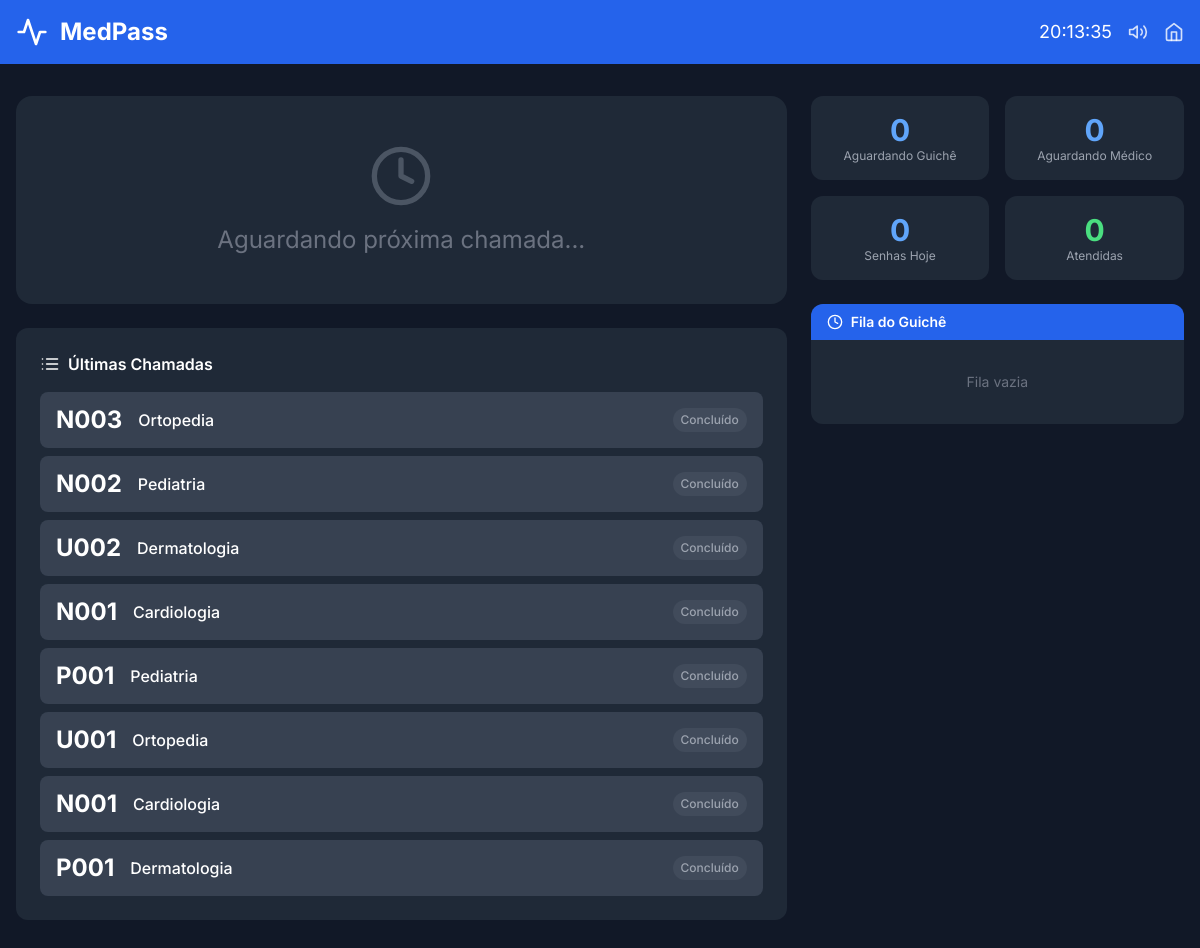
The app's page /painel/, older data.
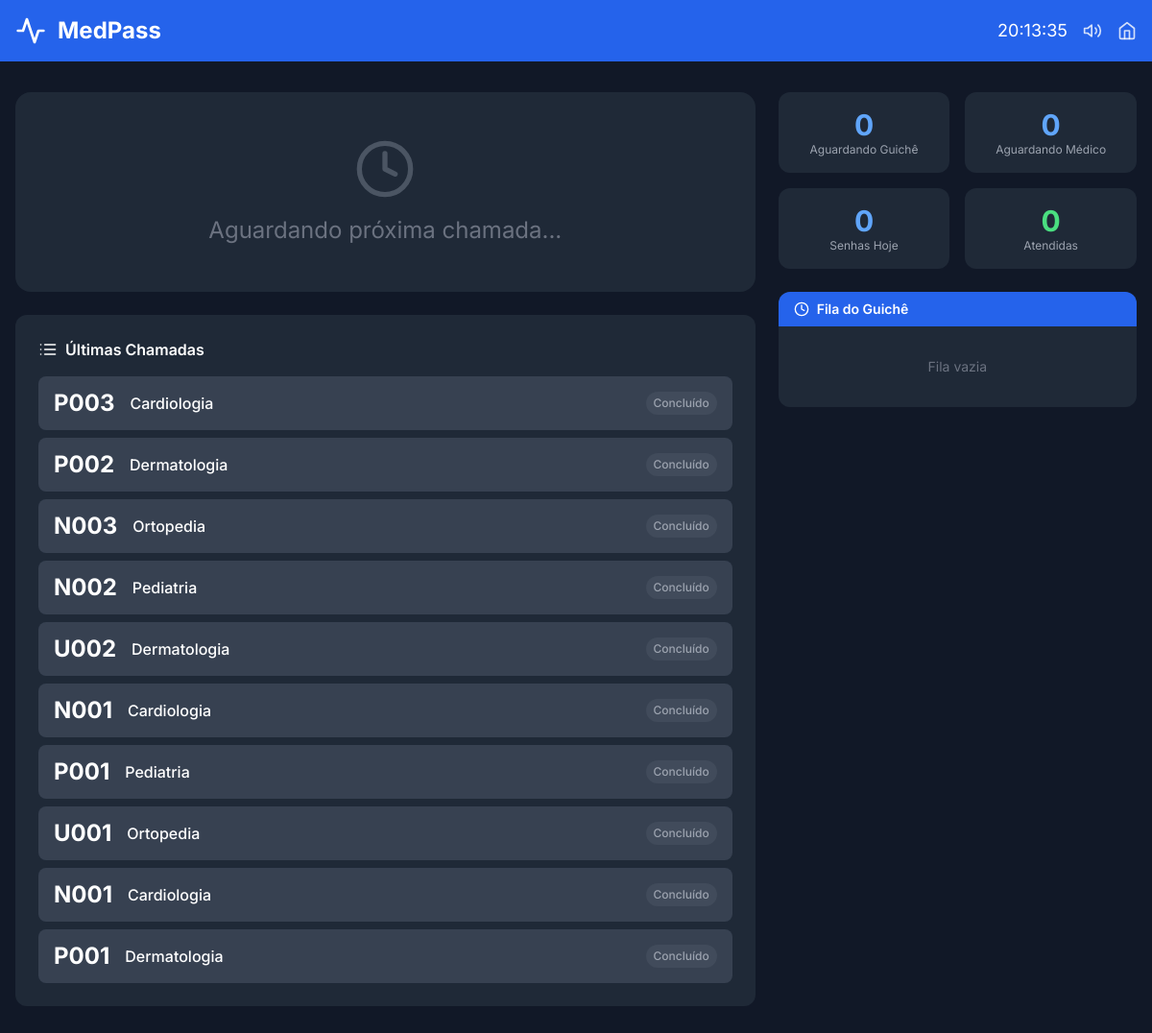
The same page, newer data.
### app_medpass/models.py (models this page shows, shortened)
class Senha(models.Model):
    TIPO_CHOICES = [
        ('N', 'Normal'),
        ('P', 'Preferencial'),
        ('U', 'Urgência'),
    ]
    STATUS_CHOICES = [
        ('aguardando_guiche', 'Aguardando Guichê'),
        ('chamando_guiche', 'Chamando no Guichê'),
        ('em_triagem', 'Em Triagem'),
        ('aguardando_medico', 'Aguardando Médico'),
        ('chamando_medico', 'Chamando para Consulta'),
        ('em_consulta', 'Em Consulta'),
        ('concluido', 'Concluído'),
        ('cancelado', 'Cancelado'),
        ('desistencia', 'Desistência'),
    ]
    numero = models.CharField(
        max_length=10,
        verbose_name="Número da Senha",
        help_text="Número da senha gerada (ex: N001, P002, U003)"
    )
    tipo = models.CharField(
        max_length=1,
        choices=TIPO_CHOICES,
        default='N',
        verbose_name="Tipo de Senha",
        help_text="Tipo da senha (Normal, Preferencial, Urgência)"
    )
    especialidade = models.ForeignKey(
        Especialidade,
        on_delete=models.PROTECT,
        related_name='senhas',
        verbose_name="Especialidade",
        help_text="Especialidade para qual a senha foi gerada"
    )
    status = models.CharField(
        max_length=20,
        choices=STATUS_CHOICES,
        default='aguardando_guiche',
        verbose_name="Status",
        help_text="Status atual da senha"
    )
    guiche = models.ForeignKey(
        Guiche,
        on_delete=models.SET_NULL,
        null=True,
        blank=True,
        related_name='senhas_atendidas',
        verbose_name="Guichê",
        help_text="Guichê que atendeu/está atendendo"
    )
    profissional = models.ForeignKey(
        Profissional,
        on_delete=models.SET_NULL,
        null=True,
        blank=True,
        related_name='senhas_atendidas',
        verbose_name="Médico",
        help_text="Médico que está atendendo/atendeu"
    )
    nome_paciente = models.CharField(
        max_length=200,
        blank=True,
        verbose_name="Nome do Paciente",
        help_text="Nome do paciente (preenchido na triagem)"
    )
    observacoes_triagem = models.TextField(
        blank=True,
        verbose_name="Observações da Triagem",
        help_text="Observações registradas durante a triagem"
    )
    criado_em = models.DateTimeField(
        auto_now_add=True,
        verbose_name="Data de Criação"
    )
    chamado_guiche_em = models.DateTimeField(
        null=True,
        blank=True,
        verbose_name="Chamado no Guichê em"
    )
    triagem_iniciada_em = models.DateTimeField(
        null=True,
        blank=True,
        verbose_name="Triagem Iniciada em"
    )
    triagem_finalizada_em = models.DateTimeField(
        null=True,
        blank=True,
        verbose_name="Triagem Finalizada em"
    )
    chamado_medico_em = models.DateTimeField(
        null=True,
        blank=True,
        verbose_name="Chamado pelo Médico em"
    )
    consulta_iniciada_em = models.DateTimeField(
        null=True,
        blank=True,
        verbose_name="Consulta Iniciada em"
    )
    concluido_em = models.DateTimeField(
        null=True,
        blank=True,
        verbose_name="Data de Conclusão"
    )
    class Meta:
        verbose_name = "Senha"
        verbose_name_plural = "Senhas"
        ordering = ['-criado_em']

class Especialidade(models.Model):
    nome = models.CharField(
        max_length=100,
        unique=True,
        verbose_name="Nome da Especialidade",
        help_text="Nome da especialidade médica (ex: Cardiologia, Pediatria)"
    )
    sigla = models.CharField(
        max_length=3,
        unique=True,
        verbose_name="Sigla",
        help_text="Sigla para gerar a senha (ex: C para Cardiologia, P para Pediatria)"
    )
    descricao = models.TextField(
        blank=True,
        verbose_name="Descrição",
        help_text="Descrição detalhada da especialidade"
    )
    ativa = models.BooleanField(
        default=True,
        verbose_name="Ativa",
        help_text="Indica se a especialidade está ativa no sistema"
    )
    criado_em = models.DateTimeField(
        auto_now_add=True,
        verbose_name="Data de Criação"
    )
    atualizado_em = models.DateTimeField(
        auto_now=True,
        verbose_name="Data de Atualização"
    )
    class Meta:
        verbose_name = "Especialidade"
        verbose_name_plural = "Especialidades"
        ordering = ['nome']

### app_medpass/views.py (the view)
# urls.py: path('painel/', views.painel_senhas, name='painel_senhas'),
def painel_senhas(request):
    hoje = timezone.now().date()
    senha_chamando_guiche = Senha.objects.filter(
        status='chamando_guiche'
    ).select_related('especialidade', 'guiche').order_by('-chamado_guiche_em').first()
    senha_chamando_medico = Senha.objects.filter(
        status='chamando_medico'
    ).select_related('especialidade', 'profissional').order_by('-chamado_medico_em').first()
    ultimas_chamadas = Senha.objects.filter(
        status__in=['chamando_guiche', 'chamando_medico', 'em_triagem', 'em_consulta', 'concluido']
    ).select_related('especialidade', 'guiche', 'profissional').order_by(
        '-chamado_guiche_em', '-chamado_medico_em', '-concluido_em'
    )[:10]
    senhas_aguardando_guiche = Senha.objects.filter(
        status='aguardando_guiche'
    ).select_related('especialidade').order_by('criado_em')[:10]
    senhas_aguardando_medico = Senha.objects.filter(
        status='aguardando_medico'
    ).select_related('especialidade').order_by('triagem_finalizada_em')[:10]
    total_hoje = Senha.objects.filter(criado_em__date=hoje).count()
    total_atendidas = Senha.objects.filter(criado_em__date=hoje, status='concluido').count()
    total_aguardando_guiche = Senha.objects.filter(status='aguardando_guiche').count()
    total_aguardando_medico = Senha.objects.filter(status='aguardando_medico').count()
    context = {
        'senha_chamando_guiche': senha_chamando_guiche,
        'senha_chamando_medico': senha_chamando_medico,
        'ultimas_chamadas': ultimas_chamadas,
        'senhas_aguardando_guiche': senhas_aguardando_guiche,
        'senhas_aguardando_medico': senhas_aguardando_medico,
        'total_hoje': total_hoje,
        'total_atendidas': total_atendidas,
        'total_aguardando_guiche': total_aguardando_guiche,
        'total_aguardando_medico': total_aguardando_medico,
    }
    return render(request, 'painel_senhas/painel_senhas.html', context)

### app_medpass/templates/painel_senhas/painel_senhas.html (shortened to what the changed rows need)
{% load static %}
<!DOCTYPE html>
<html lang="pt-BR">
<head>
    <script src="https://cdn.tailwindcss.com"></script>
</head>
<body class="bg-gray-900 min-h-screen">
    <header class="bg-blue-600">
        <div class="max-w-7xl mx-auto px-4 py-4 flex justify-between items-center">
            <div class="flex items-center space-x-3">
                <h1 class="text-2xl font-bold text-white">MedPass</h1>
            </div>
        </div>
    </header>
    <main class="max-w-7xl mx-auto px-4 py-8">
        <div class="grid grid-cols-1 lg:grid-cols-3 gap-6">
            <div class="lg:col-span-2 space-y-6">
                <div class="bg-gray-800 rounded-xl p-6">
                    <div class="space-y-2">
                        {% for senha in ultimas_chamadas %}
                        <div class="flex items-center justify-between bg-gray-700 rounded-lg px-4 py-3 hover:bg-gray-600 transition-colors">
                            <div class="flex items-center space-x-4">
                                <span class="text-2xl font-bold text-white">{{ senha.numero }}</span>
                                <div>
                                    <p class="text-white font-medium">{{ senha.especialidade.nome }}</p>
                                </div>
                            </div>
                            <span class="px-2 py-1 text-xs font-medium rounded-full
                                {% if senha.status == 'em_triagem' %}bg-blue-500/20 text-blue-400
                                {% elif senha.status == 'em_consulta' %}bg-green-500/20 text-green-400
                                {% elif senha.status == 'concluido' %}bg-gray-500/20 text-gray-400
                                {% else %}bg-yellow-500/20 text-yellow-400{% endif %}">
                                {{ senha.get_status_display }}
                            </span>
                        </div>
                        {% empty %}
                        <p class="text-gray-500 text-center py-8">Nenhuma chamada recente</p>
                        {% endfor %}
                    </div>
                </div>
            </div>
        </div>
    </main>
</body>
</html>

Row changes from the older to the newer data that the page shows:
now on this page (row edited): Senha: numero "P003", especialidade.nome "Cardiologia", status "Concluído"
now on this page (row edited): Senha: numero "P002", especialidade.nome "Dermatologia", status "Concluído"
